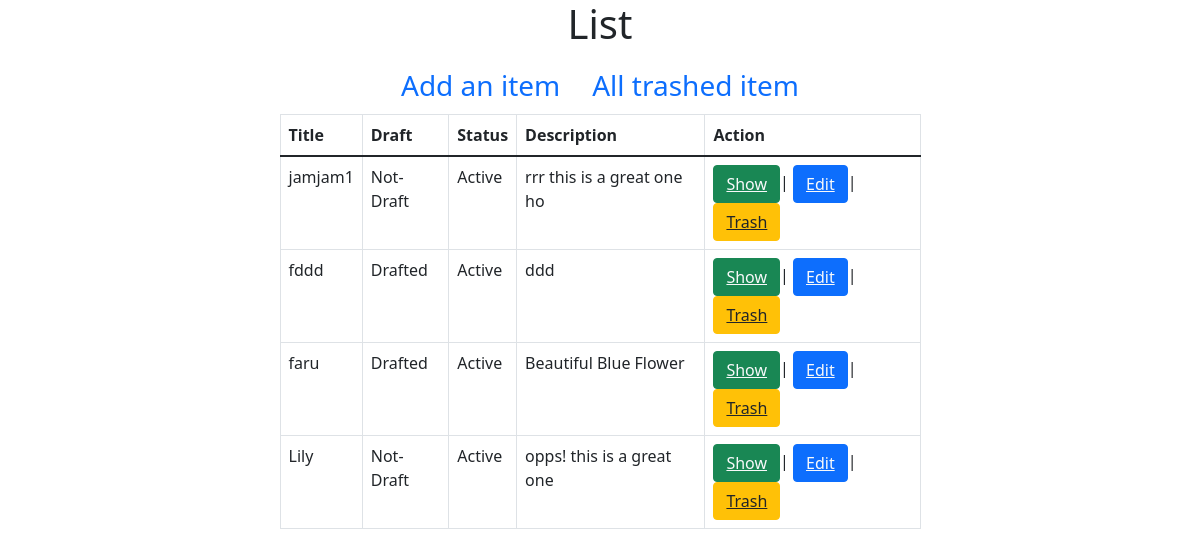
The app's page /admin/Product/index.php with its own data.
### tables this page shows
CREATE TABLE `products` (
  `id` int(11) NOT NULL,
  `title` varchar(55) NOT NULL,
  `is_draft` tinyint(4) NOT NULL DEFAULT '0',
  `description` text NOT NULL,
  `is_active` tinyint(4) NOT NULL DEFAULT '0',
  `is_deleted` tinyint(4) NOT NULL DEFAULT '0',
  `picture` varchar(255) DEFAULT NULL,
  `created_at` datetime NOT NULL DEFAULT CURRENT_TIMESTAMP,
  `modified_at` datetime NOT NULL DEFAULT CURRENT_TIMESTAMP
);

### src/Product.php (called while the page is built, shortened)
<?php
class Product
{
         public $conn=null;
  public function __construct()
  {
      $this->conn= new PDO("mysql:host=localhost;dbname=ecommerce", $username = "root", $password = "");
      $this->conn->setAttribute(PDO::ATTR_ERRMODE, PDO::ERRMODE_EXCEPTION);
  }
 public function index(){
     $query = "SELECT * FROM `products` WHERE is_deleted = 0";
     $stmt =  $this->conn->prepare($query);
     $result = $stmt->execute();
     $products = $stmt->fetchAll();
     return $products;
 }
}

### admin/Product/index.php (the view, shortened to what this page needs)
<?php
$_product = new Product;
$products =$_product->index();
?>
<!doctype html>
<html lang="en">
<head>
    <link href="https://cdn.jsdelivr.net/npm/bootstrap@5.1.3/dist/css/bootstrap.min.css" rel="stylesheet"
>
</head>
<body>
<section>
    <div class="container">
        <div class="row justify-content-center">
            <div class="col-md-7">
                <h1 class="text-center">List</h1>
                <ul class="nav justify-content-center fs-3">
                    <li class="nav-item">
                        <a class="nav-link active" aria-current="page" href="create.php">Add an item</a>
                    </li>
                    <li class="nav-item">
                        <a class="nav-link" href="trash_index.php">All trashed item</a>
                    </li>
                </ul>
                <table class="table table-bordered">
                    <thead>
                    <tr>
                        <th scope="col">Title</th>
                        <th scope="col">Draft</th>
                        <th scope="col">Status</th>
                        <th scope="col">Description</th>
                        <th scope="col">Action</th>
                    </tr>
                    </thead>
                    <tbody>
                    <?php
                    if(count($products)>0):
                    foreach($products as $product):
                    ?>
                    <tr>
                        <td><?= $product['title'];?></td>
                        <td>
                            <?=$product['is_draft']? 'Drafted':'Not-Draft';?>
                        </td>
                        <td>
                            <?=$product['is_active']? 'Active':'Deactive';?>
                        </td>
                        <td><?= $product['description'];?></td>
                        <td>
                            <button class="btn btn-success"><a href="show.php?id=<?=$product['id'];?>" class="text-light">Show</a></button>|
                            <button class="btn btn-primary"><a href="edit.php?id=<?=$product['id'];?>"class="text-light">Edit</a></button>|
                            <button class="btn btn-warning"><a href="trash.php?id=<?=$product['id'];?>" onclick="return confirm('Are you sure you want send it in trash?')" class="text-dark">Trash</a></button>
                        </td>
                    </tr>
                    <?php
                    endforeach;
                    endif;
                    ?>
                    </tbody>
                </table>
            </div>
        </div>
    </div>
</section>
</body>
</html>

### records on screen
products: title "jamjam1", is_draft "Not-Draft", is_active "Active", description "rrr this is a great one ho"
products: title "fddd", is_draft "Drafted", is_active "Active", description "ddd"
products: title "faru", is_draft "Drafted", is_active "Active", description "Beautiful Blue Flower"
products: title "Lily", is_draft "Not-Draft", is_active "Active", description "opps! this is a great one"
